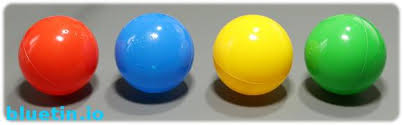
#> input picture (13) Morphological Transformation Of Opencv/balls.jfif, 403 x 125 px
$ jupyter execute 'Morphological Transformation On Opencv.ipynb'
#> lines starting #> are read from the running program, lines starting #| are printed output that depends on the picture; after the words box and inside, x2 and y2 are one past the last pixel; in counts of white or black regions, pixels touching at a corner belong together
### Morphological Transformation
    Morphological Operations Are Some Simple Operations Based On The Image Shape
    Morphological Transformation are Normally performed On Binary Images

[cell 1]
import matplotlib.pyplot as plt

[cell 2]
import cv2

[cell 3]
import numpy as np

### Reading The Image Using Opencv

[cell 4]
img=cv2.imread('balls.jfif',0) # Reading The Image In Grayscale Format
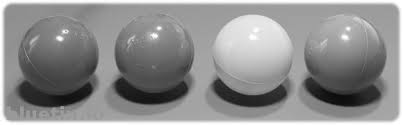
#> img: shape (125, 403); min 10, max 255, mean 141.7

### Storing The Image name And The Title Of An Image In An Array

[cell 5]
images=[img]
titles=['Image']

[cell 6]
for i in range(1):
    plt.subplot(1,1,i+1)
    plt.imshow(images[i],'gray')
    plt.title(titles[i])
    plt.xticks([])
    plt.yticks([])
plt.show()

### Using Matplotlib to Show All The Images

[cell 7]
for i in range(1):
    plt.subplot(1,1,i+1)
    plt.imshow(images[i],'gray')
    plt.title(titles[i])
    plt.xticks([])
    plt.yticks([])
plt.show()

### Moving On To Morphology

### Converting The Image To Binary Image(Mask)

[cell 8]
img=cv2.imread('balls.jfif',0)

[cell 9]
success,mask=cv2.threshold(img,220,225,cv2.THRESH_BINARY)
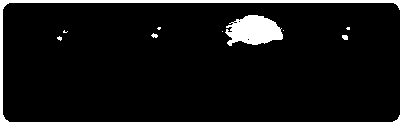
#> mask: shape (125, 403); values 0 (black) and 225 (white), 9% white; 10 white regions (6 under 20 px), largest, box (x1, y1, x2, y2) and area: (0, 0, 403, 125) 3209, (225, 15, 283, 46) 1250, (342, 35, 348, 40) 26, (151, 33, 158, 38) 22

[cell 10]
images=[img,mask]
titles=['Image','mask']

### Dilation Method

[cell 11]
img=cv2.imread('balls.jfif',0)
success,mask=cv2.threshold(img,220,225,cv2.THRESH_BINARY)

[cell 12]
## KERNEL is normally a shape that we want to apply on the image

[cell 13]
kernel=np.ones((2,2),np.uint8)
#print(kernel)
## Herein if u increase the size of Ones, Then those dots will be removed but size of the image will be little bigger

[cell 14]
dilation=cv2.dilate(mask,kernel,iterations=1)
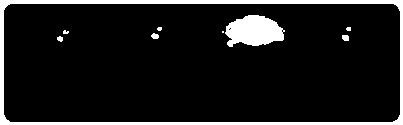
#> dilation: shape (125, 403); values 0 (black) and 225 (white), 10.4% white; 9 white regions (4 under 20 px), largest, box (x1, y1, x2, y2) and area: (0, 0, 403, 125) 3724, (225, 15, 285, 47) 1380, (342, 35, 349, 41) 38, (151, 33, 159, 39) 36, (57, 36, 63, 42) 27
# If Any Pixel Of The Kernel Is '1' The All The Pixel Is Considered as '1'
# Iteration is number of times the Dilation needs to be performed on the Image
# So when u run dilation also there may be some dots inside the picture, to remove it completely we
# set to perform it in Loop...DEFAULT value for Iteration is "1
images=[img,mask,dilation]
titles=['Image','mask','dilation']

for i in range(3):
    plt.subplot(1,3,i+1),plt.imshow(images[i],'gray')
    plt.title(titles[i])
plt.show()
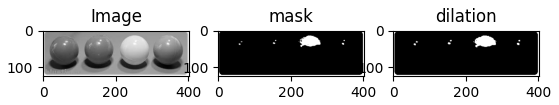
#> figure drawn by matplotlib, 3 panels

### Erosion Method

[cell 15]
erosion=cv2.erode(mask,kernel)
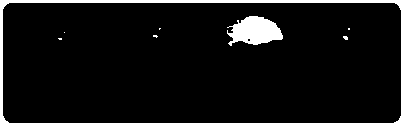
#> erosion: shape (125, 403); values 0 (black) and 225 (white), 7.7% white; 8 white regions (6 under 20 px), largest, box (x1, y1, x2, y2) and area: (0, 0, 403, 125) 2692, (227, 16, 283, 46) 1123
# If All The Pixel Of The Kernel Is '1' Them All The Pixel Value Is Considered As '1'
# The Size will not here

### Morphology Functions

[cell 16]
open_=cv2.morphologyEx(mask,cv2.MORPH_OPEN,kernel)# MORPH_OPEN 1st erosion is done and 2nd dilation is done
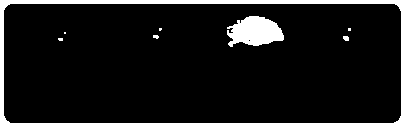
#> open_: shape (125, 403); values 0 (black) and 225 (white), 9% white; 8 white regions (5 under 20 px), largest, box (x1, y1, x2, y2) and area: (0, 0, 403, 125) 3209, (227, 16, 284, 47) 1238, (343, 36, 349, 41) 26
close_=cv2.morphologyEx(mask,cv2.MORPH_CLOSE,kernel)# MORPH_CLOSE 1st dilation is done and 2nd erosion is done
#> close_: shape (125, 403); values 0 (black) and 225 (white), 9.1% white; 10 white regions (6 under 20 px), largest, box (x1, y1, x2, y2) and area: (0, 0, 403, 125) 3209, (226, 16, 284, 47) 1270, (343, 36, 349, 41) 26, (152, 34, 159, 39) 23

[cell 17]
images=[img,mask,dilation,erosion,open_,close_]
titles=['Image','Mask','Dilation','Erosion','Morph_open','Morph_close']

### Using Matplotlib to Show All The Images

[cell 18]
for i in range(6):
    plt.subplot(2,3,i+1)
    plt.imshow(images[i],'gray')
    plt.title(titles[i])
    plt.xticks([])
    plt.yticks([])
plt.show()
